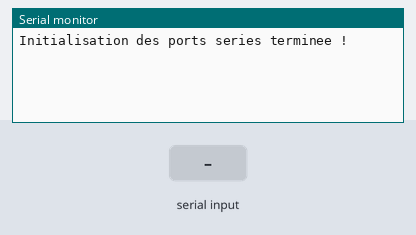
This program was run on a simulated ESP32. On the bench: the last lines printed to the serial monitor. The test bench sets the inputs (shaded band).

Above: at 1.2 s.
1.3 s: "1" received over the second serial link
At 1.8 s:
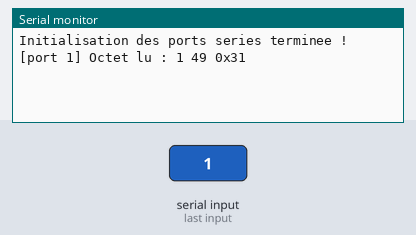
2.8 s: "0" received over the second serial link
At 4.0 s:
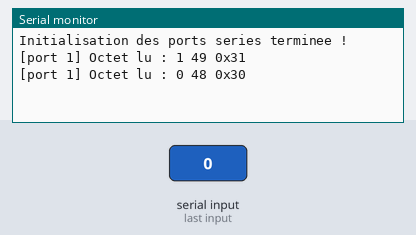
4.3 s: "2" received over the second serial link
At 5.2 s:
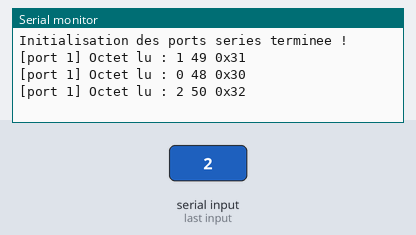

Measured:
- after the input at 1.3 s, the serial monitor: prints a new line at once (image 1)
- after the input at 2.8 s, the serial monitor: prints a new line at once (image 2)
- after the input at 4.3 s, the serial monitor: prints a new line at once (image 3)

The program:

main.cpp
```cpp
#include <Arduino.h>

// Le port série 0 : moniteur
#define DEBIT_PORT_SERIE_0 115200
#define DEBIT_PORT_SERIE_1 9600
#define DEBIT_PORT_SERIE_2 9600

// Le port série 1
#define FORMAT_PORT_SERIE_1    SERIAL_8N1 // 8 bits, pas de parité et 1 bit de stop
#define BROCHE_PORT_SERIE_1_RX 4          // réaffectation de la broche RX du port série 1
#define BROCHE_PORT_SERIE_1_TX 5          // réaffectation de la broche TX du port série 1

// Le port série 2
#define FORMAT_PORT_SERIE_2    SERIAL_8N1 // 8 bits, pas de parité et 1 bit de stop
#define BROCHE_PORT_SERIE_2_RX 16
#define BROCHE_PORT_SERIE_2_TX 17

void setup()
{
    // Initialise le port série 0
    Serial.begin(DEBIT_PORT_SERIE_0);

    // Initialise le port série 1 en précisant le débit, le format et les broches
    Serial1.begin(DEBIT_PORT_SERIE_1,
                  FORMAT_PORT_SERIE_1,
                  BROCHE_PORT_SERIE_1_RX,
                  BROCHE_PORT_SERIE_1_TX);

    // Initialise le port série 2 en précisant le débit, le format et les broches
    Serial2.begin(DEBIT_PORT_SERIE_2,
                  FORMAT_PORT_SERIE_2,
                  BROCHE_PORT_SERIE_2_RX,
                  BROCHE_PORT_SERIE_2_TX);
#ifdef DEBUG
    Serial.println("Initialisation des ports series terminee !");
#endif
}

// Mode echo
void loop()
{
    while(Serial1.available() > 0)
    {
        uint8_t octetLu = Serial1.read();
        Serial1.write(octetLu);
#ifdef DEBUG
        Serial.print("[port 1] Octet lu : ");
        Serial.print(char(octetLu));
        Serial.print(" ");
        Serial.print(octetLu);
        Serial.print(" 0x");
        Serial.println(octetLu, HEX);
#endif
    }
}
```
